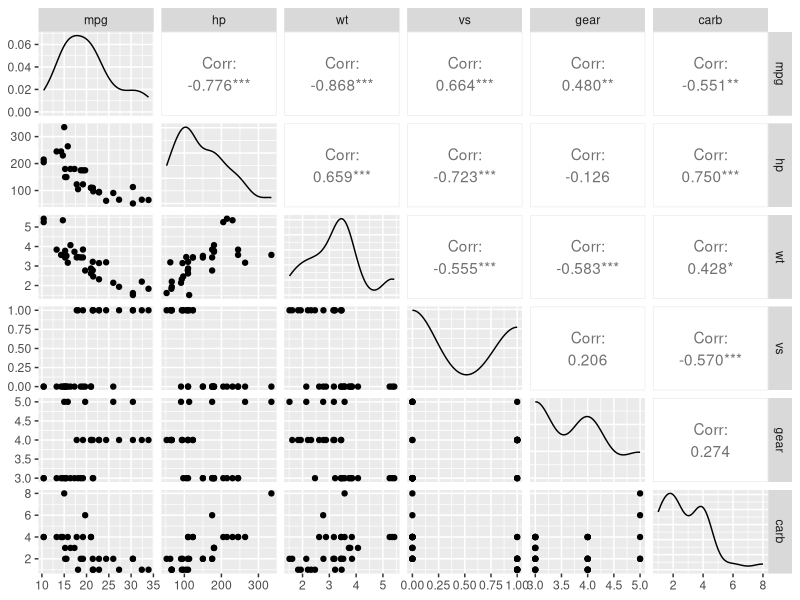
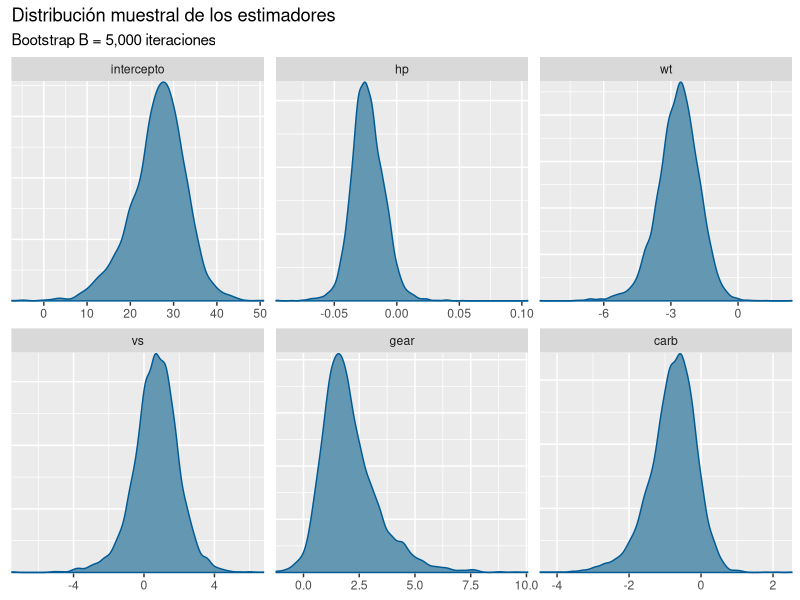
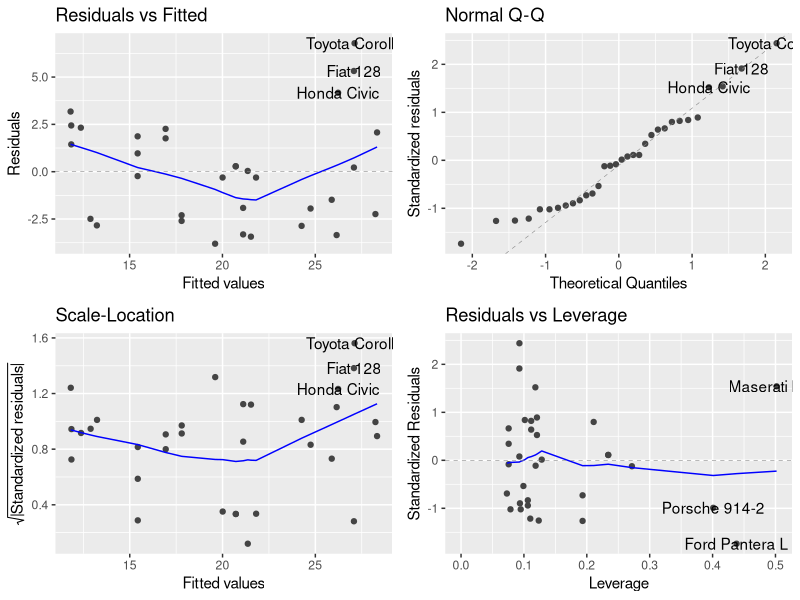

Recreate these plots in R, in order.
## ---- chunk 1
#| message: false
library(caret)
library(GGally)
library(ggplot2)
library(flextable)
library(bayesplot)
library(ggfortify)
## ---- chunk 2
df = mtcars[,c(1,4,6,8,10,11)]
str(df)
## ---- chunk 3
#| label: fig-pairs
#| fig-cap: "Gráfico de pares. La diagonal principal muestra histogramas densidades de cada una de las variables. La parte superior muestra el coeficiente de correlación entre dos variables, fila y columna. La parte inferior muestra un gráfico de dispersión entre dos variables."
ggpairs(df)
## ---- chunk 4
m1 = lm(mpg~.,data = df)
summary(m1)
## ---- chunk 5
m1  =  lm(mpg~vs+hp+gear+carb,data = df)
summary(m1)
## ---- chunk 6
lm_boots = function(y,x,B = 1000){
  n = length(y)
  est = NULL
  for (i in 1:B) {
    si = sample(x = 1:n,size = n,replace = TRUE)
    mli = lm(y[si]~x[si,] )
    ci = as.array(mli$coefficients)
    est = rbind(est,ci)
  }
  # Estética
  cn = colnames(x)
  colnames(est) = c("intercepto",cn)
  
  return(est)
}
## ---- chunk 7
#| label: fig-btp
#| fig-cap: "Gráfico de densidades. Cada densidad representa la distribución muestral aproximada para cada uno de los estimadores usando un Bootstrap de B=5,000 iteraciones."
btp = lm_boots(y = df$mpg,x = as.matrix(df[,-1]),B = 5000)

bayesplot_theme_set(theme_grey())
mcmc_dens(btp)+labs(title="Distribución muestral de los estimadores",
                    subtitle ="Bootstrap B = 5,000 iteraciones")
## ---- chunk 8
#| label: tbl-btp
#| tbl-cap: "Intervalos de confianza al 95%, obtenidos a partir de una muestra bootstrap de B = 5,000 iteraciones"
x = apply(btp,MARGIN = 2, FUN = quantile, probs = c(0.025,0.5,0.975)) 

# Estética
x = data.frame( t(x) )
x$pars = c("intercepto","hp","wt","vs","gear","carb")
colnames(x) = c("q2.5%","Median","q97.5%","parámetros")

ft = flextable(x[c(4,1,2,3)])
autofit(ft)
## ---- chunk 9
summary(m1$residuals)
## ---- chunk 10
#| label: fig-res1
#| fig-cap: "Gráfico diagnóstico de los residuos, estos cuatro gráficos evaluan el ajuste y supuestos del modelo, si  algún comportamiento polinómico es persistente, entonces los supuestos del modelo no se satisfacen."
autoplot(m1)
## ---- chunk 11
m2 = lm(mpg~hp+gear+carb,data = df)
m3 = lm(mpg~wt+gear+carb,data = df)
## ---- chunk 12
#| code-fold: true
rmse = function(m){
  mse = sum(m$residuals^2)/length(m$residuals)
  return(sqrt(mse))
}
## ---- chunk 13
#| label: tbl-criteria
#| tbl-cap: "Criterios de información de los modelos. Se selecciona el modelo con menores criterios."
x = matrix(0,nrow = 4,ncol = 3)
x[1,] = c(logLik(m1),logLik(m2),logLik(m3))
x[2,] = c(AIC(m1),AIC(m2),AIC(m3))
x[3,] = c(BIC(m1),BIC(m2),BIC(m3))
x[4,] = c(rmse(m1),rmse(m2),rmse(m3))

# Estética
x = data.frame(x)
x$pars =  c("logLik","AIC","BIC","RMSE")
colnames(x)  = c("Modelo 1","Modelo 2","Modelo 3","Criterio")

ft = flextable(x[c(4,1,2,3)])
autofit(ft)
## ---- chunk 14
#| code-fold: true
kfold = function(df,k){
  # Generar la particion
  kfld = createFolds(df[,1],k = k)
  mat = NULL
  
  for (i in 1:k) {
    # separar los datos en conjuntos de prueba y entrenamiento
    dfE= df[-kfld[[i]],]
    dfP = df[kfld[[i]],]
    # Ajustar los modelos
    m1 = lm(mpg~vs+hp+gear+carb,data = dfE)
    m2 = lm(mpg~hp+gear+carb,data = dfE)
    m3 = lm(mpg~wt+gear+carb,data = dfE)
    
    p1 = predict(m1,dfP)
    p2 = predict(m2,dfP)
    p3 = predict(m3,dfP)
    # Calcular AIC y RMSE
    aic = c(
            AIC(m1),
            AIC(m2),
            AIC(m3)
            )
    rmse = c(
             RMSE(pred =  p1,obs = dfP[,1]),
             RMSE(pred =  p2,obs = dfP[,1]),
             RMSE(pred =  p3,obs = dfP[,1])
             )
    mae = c(
            MAE(pred =  p1,obs = dfP[,1]),
            MAE(pred =  p2,obs = dfP[,1]),
            MAE(pred =  p3,obs = dfP[,1])
            )
    mape = c(
              mean(abs((p1-dfP[,1])/dfP[,1])),
              mean(abs((p2-dfP[,1])/dfP[,1])),
              mean(abs((p3-dfP[,1])/dfP[,1]))
              )
    # Unir los datos
    mat = rbind(mat,c(aic,rmse,mae,mape)) 
  }
  colnames(mat) = c("AIC1","AIC2","AIC3","RMSE1","RMSE2","RMSE3","MAE1","MAE2",
                    "MAE3","MAPE1","MAPE2","MAPE3")
  row.names(mat) = NULL
  return(mat)
}
## ---- chunk 15
rst = kfold(df = df,k = 5)
t(apply(rst,MARGIN = 2,FUN = "quantile",probs = c(0.025,0.5,0.975)))
